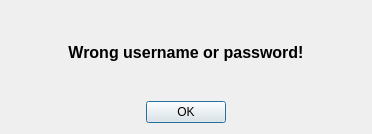
<?xml version="1.0" encoding="UTF-8"?>
<ui version="4.0">
 <class>Dialog</class>
 <widget class="QDialog" name="Dialog">
  <property name="geometry">
   <rect>
    <x>0</x>
    <y>0</y>
    <width>372</width>
    <height>134</height>
   </rect>
  </property>
  <property name="windowTitle">
   <string>Dialog</string>
  </property>
  <layout class="QHBoxLayout" name="horizontalLayout">
   <item>
    <layout class="QVBoxLayout" name="verticalLayout">
     <item>
      <widget class="QLabel" name="label">
       <property name="font">
        <font>
         <family>Segoe UI</family>
         <pointsize>10</pointsize>
         <weight>75</weight>
         <bold>true</bold>
        </font>
       </property>
       <property name="text">
        <string>&lt;html&gt;&lt;head/&gt;&lt;body&gt;&lt;p align=&quot;center&quot;&gt;&lt;span style=&quot; font-size:12pt; font-weight:600;&quot;&gt;Wrong username or password!&lt;/span&gt;&lt;/p&gt;&lt;/body&gt;&lt;/html&gt;</string>
       </property>
      </widget>
     </item>
     <item>
      <widget class="QDialogButtonBox" name="buttonBox">
       <property name="standardButtons">
        <set>QDialogButtonBox::Ok</set>
       </property>
       <property name="centerButtons">
        <bool>true</bool>
       </property>
      </widget>
     </item>
    </layout>
   </item>
  </layout>
 </widget>
 <resources/>
 <connections/>
</ui>
